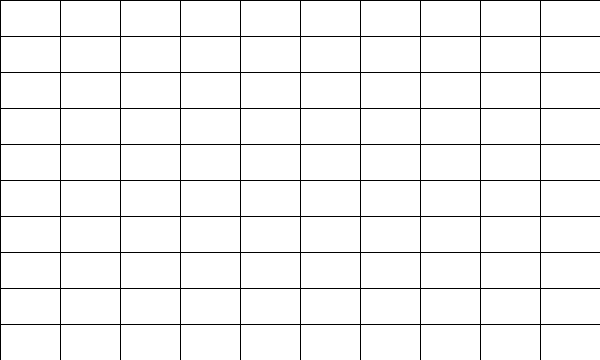
Frame 1 (no input)
Frame 60 (the mouse pressed at the canvas centre just before this capture): identical to frame 1, image omitted
Frame 120 (the mouse held since frame 60 and released just before this capture): identical to frame 1, image omitted

The Processing sketch that drew this single still picture (run headless with seeded random() and noise(); from frame 60 on, the mouse is pressed at the canvas centre):

// Processing sketch: shapebuilder
// ── shapebuilder.pde

 final int N_PARTITIONS = 10;
 final PVector[] grid = new PVector[int(sq(N_PARTITIONS+1))];
 ArrayList<PVector> dots = new ArrayList<PVector>();
 int pressed_node_index;
 
 void setup(){
   size(600,360);
   background(255);
   for(int i=0; i <= N_PARTITIONS; i++){
     for(int j=0; j <= N_PARTITIONS; j++){
      grid[i+j*(N_PARTITIONS+1)] = new PVector(i*width/N_PARTITIONS, j*height/N_PARTITIONS,0);
   } } //an array for the Grid Points
   pressed_node_index = -1;
 }
 
void mouseClicked(){
  int i = index_of_min(mouseX, mouseY);
  dots.add(new PVector (grid[i].x,grid[i].y)); 
}

void mousePressed(){
  for(int i=0; i<dots.size(); i++){
  if(dist(mouseX,mouseY,dots.get(i).x,dots.get(i).y)<=5) pressed_node_index=i;
}}

void mouseReleased(){
  if(pressed_node_index != -1){
    dots.set(pressed_node_index, grid[index_of_min(mouseX,mouseY)]);
    pressed_node_index =-1;
    for(int i=0; i <= N_PARTITIONS; i++){
     for(int j=0; j <= N_PARTITIONS; j++){
      grid[i+j*(N_PARTITIONS+1)] = new PVector(i*width/N_PARTITIONS, j*height/N_PARTITIONS,0);
   } } //The grid points need resetting due to a bug that changes the coordinates of grid[i] after the first time releasing a node
  }
}

void draw(){
  background(255);
  stroke(0);
  strokeWeight(1);
  //Drawing the grid
  for(int i =0; i <=width; i+=width/N_PARTITIONS) line(i,0,i,height);
  for(int i =0; i <=height; i+=height/N_PARTITIONS) line( 0,i,width,i);

  fill(0);
  if( dots.size() >1){
    for(int i=0; i<dots.size();i++){
      circle(dots.get(i).x,dots.get(i).y,10);
      strokeWeight(3);
    if(i != dots.size()-1 ){
     line(dots.get(i).x, dots.get(i).y, dots.get(i+1).x, dots.get(i+1).y);
    }
    else
      line(dots.get(i).x, dots.get(i).y, dots.get(0).x, dots.get(0).y);
    }
  }
    else if( dots.size() == 1){circle(dots.get(0).x,dots.get(0).y,10);}
  if(pressed_node_index != -1){
   dots.get(pressed_node_index).x=mouseX;
   dots.get(pressed_node_index).y=mouseY;
  }
  colorNodes();
}



//Function returns the index of the point on the gid whose distance from the mouse clicked position is min
int index_of_min(int x, int y){ //(x,y) mouse clicked position

 float[] distance = new float[int(sq(N_PARTITIONS+1))]; //an array to store the distances from where the mouse is clicked to every point on the grid
   for(int i=0; i < int(sq(N_PARTITIONS+1)); i++)
      distance[i] = dist(x,y,grid[i].x, grid[i].y);
      
 float min_temp=distance[0];
 int index_min_temp=0;
    for(int i=0; i < int(sq(N_PARTITIONS+1)); i++){
      if(distance[i]<min_temp){
      min_temp = distance[i];
      index_min_temp = i;
      }
    }
  return index_min_temp;
}

// MOVE UP/DOWN/LEFT/RIGHT FUNCTION
void keyPressed(){
    if(keyCode==UP){
     for(int i=0; i<dots.size();i++){
      dots.get(i).y= dots.get(i).y-height/N_PARTITIONS;
     }}
    if(keyCode==DOWN){
     for(int i=0; i<dots.size();i++){
      dots.get(i).y= dots.get(i).y+height/N_PARTITIONS;
     }}
    if(keyCode==LEFT){
      for(int i=0; i<dots.size();i++){
        dots.get(i).x= dots.get(i).x-width/N_PARTITIONS;
     }}
    if(keyCode==RIGHT){
      for(int i=0; i<dots.size();i++){
        dots.get(i).x= dots.get(i).x+width/N_PARTITIONS;
    }}
}

//Function to draw color nodes at min/max cumulative distance
void colorNodes(){
  // a float array to store the cumulative distances for each node
  float[] cum_dist = new float[dots.size()];
  for(int i=0; i < cum_dist.length; i++){
    for(int j=0; j < dots.size(); j++){
      cum_dist[i]=cum_dist[i]+dist(dots.get(i).x,dots.get(i).y,dots.get(j).x,dots.get(j).y);
  }}
 
 if(dots.size() >=3){
  float max=0;
  int Index_of_max=0;
  for(int i=0; i < cum_dist.length; i++){
    if(cum_dist[i]>max){ max = cum_dist[i]; Index_of_max = i; }
  }
  
  float min=max;
  int Index_of_min=0;
   for(int i=0; i < cum_dist.length; i++){
    if(cum_dist[i]<min){ min = cum_dist[i]; Index_of_min = i; }
   }
   
  stroke(255,0,0); fill(255,0,0);
  circle(dots.get(Index_of_min).x,dots.get(Index_of_min).y,10);
  stroke(0,0,255); fill(0,0,255);
  circle(dots.get(Index_of_max).x,dots.get(Index_of_max).y,10);
}
}
